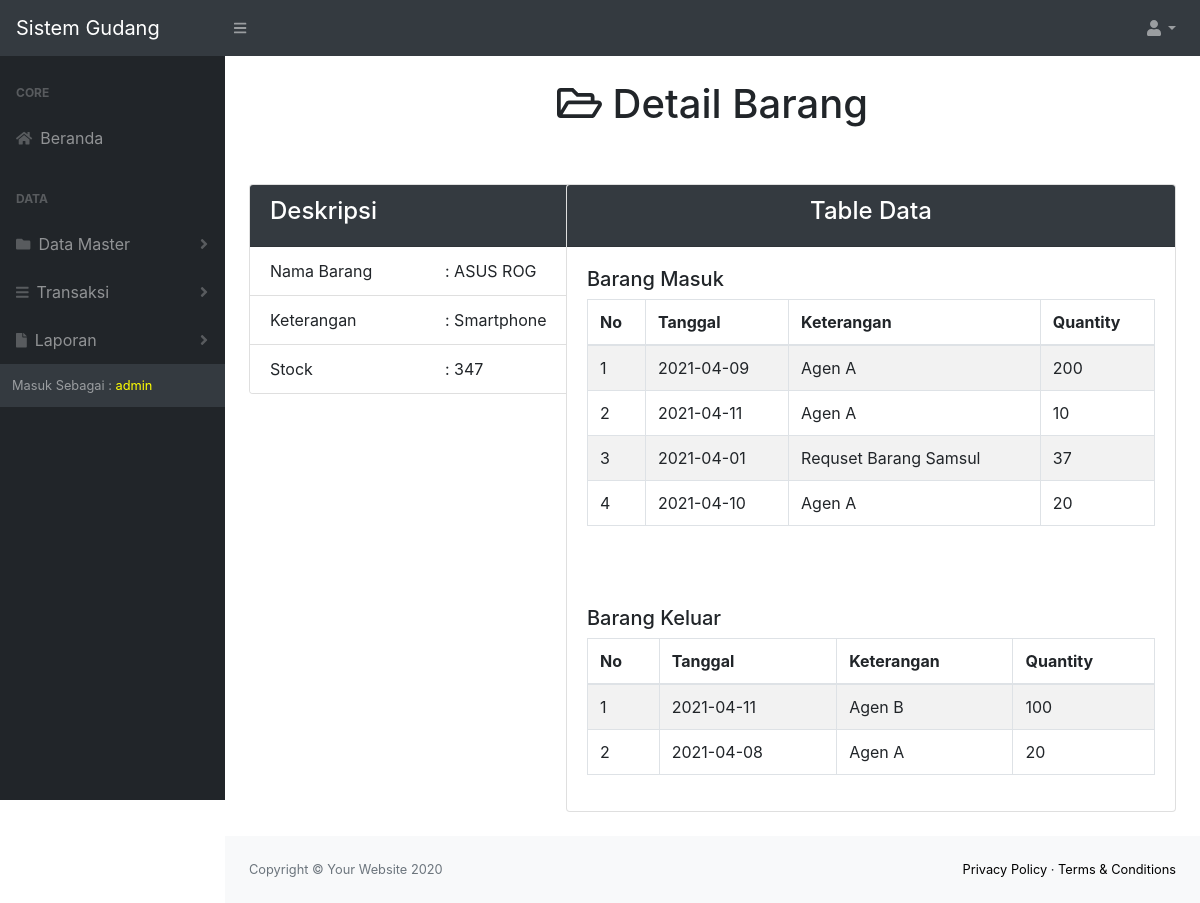
/detail.php?id=2 (signed in), run on the app's committed database.
### tables this page shows
CREATE TABLE `stock` (
  `idbarang` int(11) NOT NULL,
  `namabarang` varchar(25) NOT NULL,
  `deskripsi` varchar(25) NOT NULL,
  `stock` int(11) NOT NULL
);

CREATE TABLE `masuk` (
  `idmasuk` int(11) NOT NULL,
  `idbarang` int(11) NOT NULL,
  `tanggal` date NOT NULL DEFAULT current_timestamp(),
  `keterangan` varchar(25) NOT NULL,
  `qty` int(11) NOT NULL
);

CREATE TABLE `keluar` (
  `idkeluar` int(11) NOT NULL,
  `idbarang` int(11) NOT NULL,
  `tanggal` date NOT NULL DEFAULT current_timestamp(),
  `penerima` varchar(25) NOT NULL,
  `qty` int(11) NOT NULL
);

### detail.php (the view, shortened to what this page needs)
<?php
require 'function.php';
$idbarang = $_GET['id'];
$get = mysqli_query($conn,"select * from stock where idbarang='$idbarang'");
$fetch = mysqli_fetch_assoc($get);
$namabarang = $fetch['namabarang'];
$deskripsi = $fetch['deskripsi'];
$stock = $fetch['stock'];
?>
<!DOCTYPE html>
<html lang="en">
    <head>
        <link href="css/styles.css" rel="stylesheet" />
        <link href="https://cdn.datatables.net/1.10.20/css/dataTables.bootstrap4.min.css" rel="stylesheet" />
    </head>
    <body class="sb-nav-fixed">
        <nav class="sb-topnav navbar navbar-expand navbar-dark bg-dark">
            <a class="navbar-brand" href="index.html">Sistem Gudang </a>
            <button class="btn btn-link btn-sm order-1 order-lg-0" id="sidebarToggle" href="#"><i class="fas fa-bars"></i></button>
            <ul class="navbar-nav ml-auto ml-md-10">
                <li class="nav-item dropdown">
                    <a class="nav-link dropdown-toggle" id="userDropdown" href="#" role="button" data-toggle="dropdown" aria-haspopup="true" aria-expanded="false"><i class="fas fa-user fa-fw"></i></a>
                </li>
            </ul>
        </nav>
        <div id="layoutSidenav">
            <div id="layoutSidenav_nav">
                <nav class="sb-sidenav accordion sb-sidenav-dark" id="sidenavAccordion">
                    <div class="sb-sidenav-menu">
                        <div class="nav">
                            <div class="sb-sidenav-menu-heading">Core</div>
                            <a class="nav-link" href="beranda.php">
                                <div class="sb-nav-link-icon"><i class="fas fa-home"></i></div>
                                Beranda
                            </a>
                            <div class="sb-sidenav-menu-heading">Data</div>
                            <a class="nav-link collapsed" href="#" data-toggle="collapse" data-target="#collapsemaster" aria-expanded="false" aria-controls="collapsemaster">
                                <div class="sb-nav-link-icon"><i class="fas fa-folder"></i></div>
                                Data Master
                                <div class="sb-sidenav-collapse-arrow"><i class="fas fa-angle-down"></i></div>
                            </a>
                            <a class="nav-link collapsed" href="#" data-toggle="collapse" data-target="#collapseLayouts" aria-expanded="false" aria-controls="collapseLayouts">
                                <div class="sb-nav-link-icon"><i class="fas fa-bars"></i></div>
                                Transaksi
                                <div class="sb-sidenav-collapse-arrow"><i class="fas fa-angle-down"></i></div>
                            </a>
                            <a class="nav-link collapsed" href="#" data-toggle="collapse" data-target="#collapselaporan" aria-expanded="false" aria-controls="collapselaporan">
                                <div class="sb-nav-link-icon"><i class="fas fa-file"></i></div>
                                Laporan
                                <div class="sb-sidenav-collapse-arrow"><i class="fas fa-angle-down"></i></div>
                            </a>
                    <div class="sb-sidenav-footer">
                        <?php
                        $ambildatalogin = mysqli_query($conn, "select * from login");
                        $data = mysqli_fetch_array($ambildatalogin);
                        $level = $data['level'];?>
                        <div class="small">Masuk Sebagai :
                        <font color="yellow"><?=$level;?></font>
                        </div>
                    </div>
                </nav>
            </div>
            <div id="layoutSidenav_content">
                <main>
                    <div class="container-fluid">
                    <div class="container text-center">
                        <h1 class="mt-4"><i class="far fa-folder-open"></i> Detail Barang</h1>
                        <br><br>
                    </div>
                    <div class="row ">
                        <div class="col-4">
                        <div class="card" style="width: 23rem;">
                        <div class="card-header bg-dark">
                            <font color="white"><h4>Deskripsi</h4></font>
                        </div>
                        <ul class="list-group list-group-flush">
                            <li class="list-group-item">
                                <div class="row">
                                    <div class="col">Nama Barang</div>
                                    <div class="col">: <?=$namabarang;?></div>
                                </div>
                            </li>
                            <li class="list-group-item">
                                <div class="row">
                                    <div class="col">Keterangan</div>
                                    <div class="col">: <?=$deskripsi;?></div>
                                </div>
                            </li>
                            <li class="list-group-item">
                                <div class="row">
                                    <div class="col">Stock</div>
                                    <div class="col">: <?=$stock;?></div>
                                </div>
                            </li>
                        </ul>
                        </div>
                        </div>
                        <div class="col-8">
                        <div class="card mb-4">
                            <div class="card-header bg-dark">
                            <font color="white" class="text-center"><h4>Table Data</h4></font>
                            </div>
                            <div class="card-body">
                            <h5>Barang Masuk</h5>
                                <div class="table-responsive">
                                    <table class="table table-bordered table-striped" id="barangmasuk" width="100%" cellspacing="0">
                                        <thead>
                                            <tr>
                                                <th>No</th>
                                                <th>Tanggal</th>
                                                <th>Keterangan</th>
                                                <th>Quantity</th>
                                            </tr>
                                        </thead>
                                        <tbody>
                                        <?php
                                            $ambildatamasuk = mysqli_query($conn,"select * from masuk where idbarang='$idbarang'");
                                            $i=1;
                                            while ($fetch = mysqli_fetch_array($ambildatamasuk)){
                                            $tanggal = $fetch['tanggal'];
                                            $keterangan = $fetch['keterangan'];
                                            $quantity = $fetch['qty'];
                                        ?>
                                            <tr>
                                                <td><?=$i++;?></td>
                                                <td><?=$tanggal;?></td>
                                                <td><?=$keterangan;?></td>
                                                <td><?=$quantity;?></td>
                                            </tr>
                                        <?php
                                        }
                                        ?>
                                        </tbody>
                                    </table>
                                </div>
                            </div>
                            <br>
                            <div class="card-body">
                            <h5>Barang Keluar</h5>
                                <div class="table-responsive">
                                    <table class="table table-bordered table-striped" id="barang keluar" width="100%" cellspacing="0">
                                        <thead>
                                            <tr>
                                                <th>No</th>
                                                <th>Tanggal</th>
                                                <th>Keterangan</th>
                                                <th>Quantity</th>
                                            </tr>
                                        </thead>
                                        <tbody>
                                        <?php
                                            $ambildatakeluar = mysqli_query($conn,"select * from keluar where idbarang='$idbarang'");
                                            $i=1;
                                            while ($fetch = mysqli_fetch_array($ambildatakeluar)){
                                            $tanggal = $fetch['tanggal'];
                                            $penerima = $fetch['penerima'];
                                            $quantity = $fetch['qty'];
                                        ?>
                                            <tr>
                                                <td><?=$i++;?></td>
                                                <td><?=$tanggal;?></td>
                                                <td><?=$penerima;?></td>
                                                <td><?=$quantity;?></td>
                                            </tr>
                                        <?php
                                        }
                                        ?>
                                        </tbody>
                                    </table>
                                </div>
                            </div>
                        </div>
                    </div>
                        </div>
                    </div>
                </main>
                <footer class="py-4 bg-light mt-auto">
                    <div class="container-fluid">
                        <div class="d-flex align-items-center justify-content-between small">
                            <div class="text-muted">Copyright &copy; Your Website 2020</div>
                            <div>
                                <a href="#">Privacy Policy</a>
                                &middot;
                                <a href="#">Terms &amp; Conditions</a>
                            </div>
                        </div>
                    </div>
                </footer>
            </div>
        </div>
    </body>
</html>

### detail.php (style rules this page uses)
a { text-decoration:none; color: black; }

### data on the page
stock: namabarang "ASUS ROG", deskripsi "Smartphone", stock "347"
masuk: tanggal "2021-04-09", keterangan "Agen A", qty "200"
masuk: tanggal "2021-04-11", keterangan "Agen A", qty "10"
masuk: tanggal "2021-04-01", keterangan "Requset Barang Samsul", qty "37"
masuk: tanggal "2021-04-10", keterangan "Agen A", qty "20"
keluar: tanggal "2021-04-11", penerima "Agen B", qty "100"
keluar: tanggal "2021-04-08", penerima "Agen A", qty "20"

### other printed values
$level "admin"
